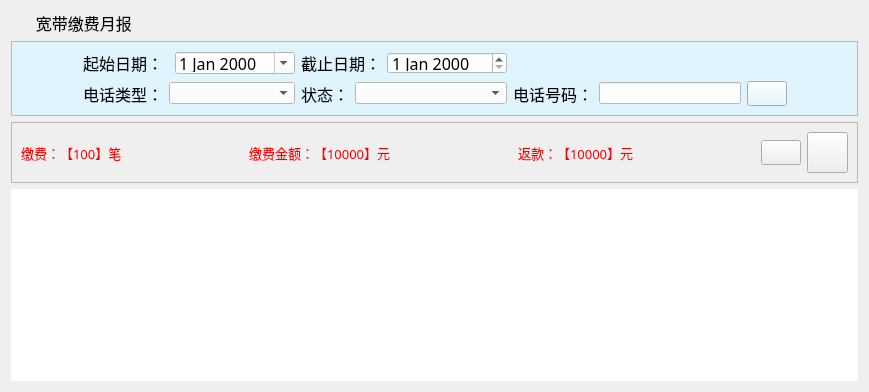
  <widget class="QWidget" name="tab_6">
   <attribute name="title">
    <string>公话缴费月报</string>
   </attribute>
   <layout class="QGridLayout" name="gridLayout_18">
    <item row="0" column="0">
     <widget class="QLabel" name="label_14">
      <property name="font">
       <font>
        <family>微软雅黑</family>
        <pointsize>12</pointsize>
       </font>
      </property>
      <property name="styleSheet">
       <string notr="true">background-image: url(:/bg/images/mainframe/navigator.png);
background-repeat: no-repeat;</string>
      </property>
      <property name="text">
       <string>      宽带缴费月报</string>
      </property>
     </widget>
    </item>
    <item row="1" column="0">
     <widget class="QFrame" name="frame_12">
      <property name="styleSheet">
       <string notr="true">background-color: rgb(223, 244, 252);</string>
      </property>
      <property name="frameShape">
       <enum>QFrame::StyledPanel</enum>
      </property>
      <property name="frameShadow">
       <enum>QFrame::Raised</enum>
      </property>
      <layout class="QGridLayout" name="gridLayout_15">
       <item row="0" column="0">
        <spacer name="horizontalSpacer_49">
         <property name="orientation">
          <enum>Qt::Horizontal</enum>
         </property>
         <property name="sizeHint" stdset="0">
          <size>
           <width>62</width>
           <height>20</height>
          </size>
         </property>
        </spacer>
       </item>
       <item row="0" column="1" colspan="2">
        <widget class="QLabel" name="label_32">
         <property name="font">
          <font>
           <family>宋体</family>
           <pointsize>12</pointsize>
          </font>
         </property>
         <property name="text">
          <string>起始日期：</string>
         </property>
        </widget>
       </item>
       <item row="0" column="3">
        <widget class="QDateEdit" name="txiStartDate_tel">
         <property name="minimumSize">
          <size>
           <width>0</width>
           <height>22</height>
          </size>
         </property>
         <property name="maximumSize">
          <size>
           <width>16777215</width>
           <height>22</height>
          </size>
         </property>
         <property name="font">
          <font>
           <family>宋体</family>
           <pointsize>12</pointsize>
          </font>
         </property>
         <property name="styleSheet">
          <string notr="true">background-color: rgb(255, 255, 255);
color: rgb(0, 0, 0);</string>
         </property>
         <property name="calendarPopup">
          <bool>true</bool>
         </property>
        </widget>
       </item>
       <item row="0" column="4" colspan="2">
        <widget class="QLabel" name="label_33">
         <property name="font">
          <font>
           <family>宋体</family>
           <pointsize>12</pointsize>
          </font>
         </property>
         <property name="text">
          <string>截止日期：</string>
         </property>
        </widget>
       </item>
       <item row="0" column="6">
        <widget class="QDateEdit" name="txiEndDate_tel">
         <property name="minimumSize">
          <size>
           <width>0</width>
           <height>22</height>
          </size>
         </property>
         <property name="maximumSize">
          <size>
           <width>16777215</width>
           <height>22</height>
          </size>
         </property>
         <property name="font">
          <font>
           <family>宋体</family>
           <pointsize>12</pointsize>
          </font>
         </property>
         <property name="styleSheet">
          <string notr="true">color: rgb(0, 0, 0);
background-color: rgb(255, 255, 255);</string>
         </property>
        </widget>
       </item>
       <item row="0" column="10">
        <spacer name="horizontalSpacer_50">
         <property name="orientation">
          <enum>Qt::Horizontal</enum>
         </property>
         <property name="sizeHint" stdset="0">
          <size>
           <width>61</width>
           <height>20</height>
          </size>
         </property>
        </spacer>
       </item>
       <item row="1" column="0">
        <spacer name="horizontalSpacer_51">
         <property name="orientation">
          <enum>Qt::Horizontal</enum>
         </property>
         <property name="sizeHint" stdset="0">
          <size>
           <width>62</width>
           <height>20</height>
          </size>
         </property>
        </spacer>
       </item>
       <item row="1" column="1">
        <widget class="QLabel" name="label_34">
         <property name="font">
          <font>
           <family>宋体</family>
           <pointsize>12</pointsize>
          </font>
         </property>
         <property name="text">
          <string>电话类型：</string>
         </property>
        </widget>
       </item>
       <item row="1" column="2" colspan="2">
        <widget class="QComboBox" name="cbx_telType_yb">
         <property name="minimumSize">
          <size>
           <width>0</width>
           <height>22</height>
          </size>
         </property>
         <property name="maximumSize">
          <size>
           <width>16777215</width>
           <height>22</height>
          </size>
         </property>
         <property name="font">
          <font>
           <family>宋体</family>
           <pointsize>12</pointsize>
          </font>
         </property>
         <property name="styleSheet">
          <string notr="true">background-color: rgb(255, 255, 255);</string>
         </property>
        </widget>
       </item>
       <item row="1" column="4">
        <widget class="QLabel" name="label_35">
         <property name="font">
          <font>
           <family>宋体</family>
           <pointsize>12</pointsize>
          </font>
         </property>
         <property name="text">
          <string>状态：</string>
         </property>
        </widget>
       </item>
       <item row="1" column="5" colspan="2">
        <widget class="QComboBox" name="cbx_state_yb_tel">
         <property name="minimumSize">
          <size>
           <width>0</width>
           <height>22</height>
          </size>
         </property>
         <property name="maximumSize">
          <size>
           <width>16777215</width>
           <height>22</height>
          </size>
         </property>
         <property name="font">
          <font>
           <family>宋体</family>
           <pointsize>12</pointsize>
          </font>
         </property>
         <property name="styleSheet">
          <string notr="true">background-color: rgb(255, 255, 255);</string>
         </property>
        </widget>
       </item>
       <item row="1" column="7">
        <widget class="QLabel" name="label_36">
         <property name="font">
          <font>
           <family>宋体</family>
           <pointsize>12</pointsize>
          </font>
         </property>
         <property name="text">
          <string>电话号码：</string>
         </property>
        </widget>
       </item>
       <item row="1" column="8">
        <widget class="QLineEdit" name="txi_telAccount_yb">
         <property name="minimumSize">
          <size>
           <width>0</width>
           <height>22</height>
          </size>
         </property>
         <property name="maximumSize">
          <size>
           <width>16777215</width>
           <height>22</height>
          </size>
         </property>
         <property name="font">
          <font>
           <family>宋体</family>
           <pointsize>12</pointsize>
          </font>
         </property>
         <property name="styleSheet">
          <string notr="true">background-color: rgb(255, 255, 255);</string>
         </property>
         <property name="text">
          <string/>
         </property>
         <property name="maxLength">
          <number>20</number>
         </property>
        </widget>
       </item>
       <item row="1" column="9">
        <widget class="QPushButton" name="btn_search_yb_2">
         <property name="minimumSize">
          <size>
           <width>40</width>
           <height>25</height>
          </size>
         </property>
         <property name="maximumSize">
          <size>
           <width>40</width>
           <height>25</height>
          </size>
         </property>
         <property name="font">
          <font>
           <family>宋体</family>
           <pointsize>14</pointsize>
          </font>
         </property>
         <property name="styleSheet">
          <string notr="true">background-image: url(:/btn/images/mainframe/btn_cx.png);</string>
         </property>
         <property name="text">
          <string/>
         </property>
        </widget>
       </item>
       <item row="1" column="10">
        <spacer name="horizontalSpacer_52">
         <property name="orientation">
          <enum>Qt::Horizontal</enum>
         </property>
         <property name="sizeHint" stdset="0">
          <size>
           <width>61</width>
           <height>20</height>
          </size>
         </property>
        </spacer>
       </item>
      </layout>
     </widget>
    </item>
    <item row="2" column="0">
     <widget class="QFrame" name="frame_11">
      <property name="frameShape">
       <enum>QFrame::StyledPanel</enum>
      </property>
      <property name="frameShadow">
       <enum>QFrame::Raised</enum>
      </property>
      <layout class="QGridLayout" name="gridLayout_14">
       <item row="0" column="0">
        <widget class="QLabel" name="txt_rpt_total_yb_tel">
         <property name="font">
          <font>
           <family>宋体</family>
           <pointsize>10</pointsize>
          </font>
         </property>
         <property name="styleSheet">
          <string notr="true">color: rgb(255, 0, 0);</string>
         </property>
         <property name="text">
          <string>缴费：【100】笔</string>
         </property>
        </widget>
       </item>
       <item row="0" column="1">
        <spacer name="horizontalSpacer_46">
         <property name="orientation">
          <enum>Qt::Horizontal</enum>
         </property>
         <property name="sizeHint" stdset="0">
          <size>
           <width>119</width>
           <height>20</height>
          </size>
         </property>
        </spacer>
       </item>
       <item row="0" column="2">
        <widget class="QLabel" name="txt_rpt_money_yb_tel">
         <property name="font">
          <font>
           <family>宋体</family>
           <pointsize>10</pointsize>
          </font>
         </property>
         <property name="styleSheet">
          <string notr="true">color: rgb(255, 0, 0);</string>
         </property>
         <property name="text">
          <string>缴费金额：【10000】元</string>
         </property>
        </widget>
       </item>
       <item row="0" column="3">
        <spacer name="horizontalSpacer_47">
         <property name="orientation">
          <enum>Qt::Horizontal</enum>
         </property>
         <property name="sizeHint" stdset="0">
          <size>
           <width>120</width>
           <height>20</height>
          </size>
         </property>
        </spacer>
       </item>
       <item row="0" column="4">
        <widget class="QLabel" name="txt_rpt_repay_yb_tel">
         <property name="font">
          <font>
           <family>宋体</family>
           <pointsize>10</pointsize>
          </font>
         </property>
         <property name="styleSheet">
          <string notr="true">color: rgb(255, 0, 0);</string>
         </property>
         <property name="text">
          <string>返款：【10000】元</string>
         </property>
        </widget>
       </item>
       <item row="0" column="5">
        <spacer name="horizontalSpacer_48">
         <property name="orientation">
          <enum>Qt::Horizontal</enum>
         </property>
         <property name="sizeHint" stdset="0">
          <size>
           <width>119</width>
           <height>20</height>
          </size>
         </property>
        </spacer>
       </item>
       <item row="0" column="6">
        <widget class="QPushButton" name="btn_refresh_yb_tel">
         <property name="minimumSize">
          <size>
           <width>40</width>
           <height>25</height>
          </size>
         </property>
         <property name="maximumSize">
          <size>
           <width>40</width>
           <height>25</height>
          </size>
         </property>
         <property name="styleSheet">
          <string notr="true">background-image: url(:/btn/images/mainframe/btn_sx.png);</string>
         </property>
         <property name="text">
          <string/>
         </property>
        </widget>
       </item>
       <item row="0" column="7">
        <widget class="QPushButton" name="btn_print_yb_tel">
         <property name="minimumSize">
          <size>
           <width>41</width>
           <height>41</height>
          </size>
         </property>
         <property name="maximumSize">
          <size>
           <width>41</width>
           <height>41</height>
          </size>
         </property>
         <property name="styleSheet">
          <string notr="true">background-image: url(:/btn/images/print.png);</string>
         </property>
         <property name="text">
          <string/>
         </property>
        </widget>
       </item>
      </layout>
     </widget>
    </item>
    <item row="3" column="0">
     <widget class="QTableWidget" name="tableWidget_yb_tel">
      <property name="styleSheet">
       <string notr="true">color: rgb(0, 0, 0);</string>
      </property>
      <property name="frameShape">
       <enum>QFrame::NoFrame</enum>
      </property>
      <property name="gridStyle">
       <enum>Qt::SolidLine</enum>
      </property>
     </widget>
    </item>
   </layout>
  </widget>
